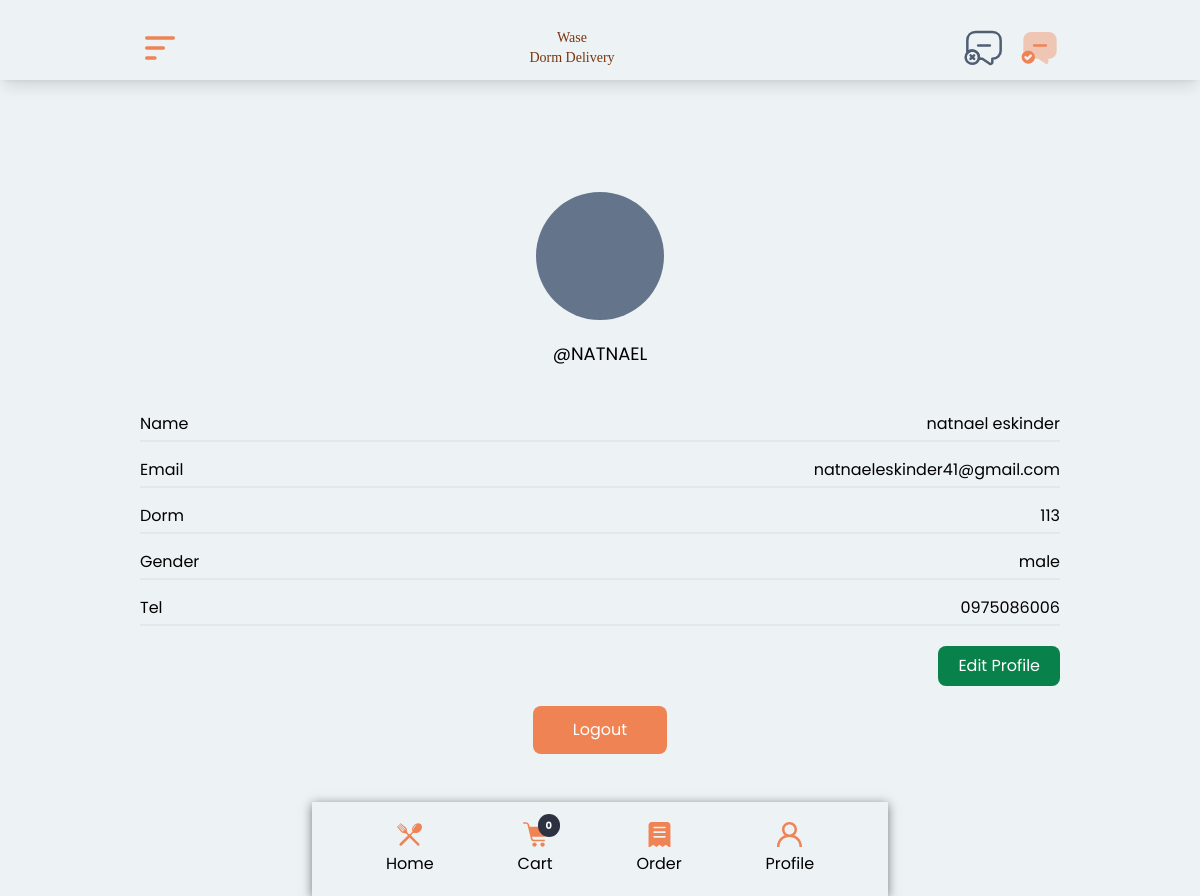
The app's page /profile/ (signed in) with its own data.
### user/models.py (models this page shows, shortened)
class User(AbstractBaseUser, PermissionsMixin):
    email = models.EmailField()
    username = models.CharField(max_length=100, unique=True)
    dorm_number = models.CharField(max_length=50, blank=True, null=True)
    gender = models.CharField(max_length=10, choices=[('male', 'Male'), ('female', 'Female')], blank=False, null=True)
    full_name = models.CharField(max_length=200, blank=True, null=True)
    profile_picture = models.ImageField(upload_to='user/photos/', null=True, blank=True)
    phone_number = models.CharField(max_length=20, blank=False, null=True)
    CUSTOMER = 'customer'
    RESTAURANT_OWNER = 'restaurant_owner'
    DELIVERY_PERSON = 'delivery_person'
    ADMIN = 'admin'
    USER_ROLES = [
        (CUSTOMER, 'Customer'),
        (RESTAURANT_OWNER, 'Restaurant Owner'),
        (DELIVERY_PERSON, 'Delivery Person'),
        (ADMIN, 'Admin'),
    ]
    role = models.CharField(max_length=20, choices=USER_ROLES, default=CUSTOMER)
    is_active = models.BooleanField(default=True)
    is_staff = models.BooleanField(default=False)
    objects = CustomUserManager()
    USERNAME_FIELD = 'username'
    REQUIRED_FIELDS = ['email', 'dorm_number', 'gender', 'full_name', 'profile_picture', 'phone_number']

### user/views.py (the view)
# urls.py: path('profile/', views.user_profile, name='user_profile'),
@login_required
def user_profile(request):
    profile = request.user  # Use the/profile/ user instance directly
    return render(request, 'user/user_profile.html', {'profile': profile})

### order/context_processors.py (called while the page is built)
def cart_length(request):
    if request.user.is_authenticated:
        cart_items = CartItem.objects.filter(user=request.user)
        cart_length = cart_items.count()  # Calculate the number of items in the cart
    else:
        cart_length = 0
    return {'cart_length': cart_length}

### user/templates/user/user_profile.html (shortened to what this page needs)
{% extends 'user/base.html' %}
{% load static %}
{% block content %}
<div class="h-screen w-screen mt-24 flex justify-start items-center flex-col padd">
  {% if user.profile_picture %}
  <div style="background-image: url('{{ user.profile_picture.url }}')" class="w-32 h-32 bg-top bg-cover  rounded-full bg-slate-500 mt-24 "></div>
{% else %}
  <div class=" flex mt-24  justify-center items-center w-32 h-32 bg-top bg-cover  rounded-full bg-slate-500 mt-24 ">
      <span class="text-gray-600 text-2xl">+</span>
  </div>
{% endif %}
  <div class="text-center mt-5 uppercase text-lg">@{{ profile.username }}</div>
  <div class=" flex w-full justify-between   mt-10 border-b-2 py-1 ">
      <div>
          Name
      </div>
      <div>
        {{ profile.full_name }}
      </div>
  </div>
  <div class=" flex w-full justify-between   mt-3 border-b-2 py-1 ">
    <div>
        Email
    </div>
    <div>
      {{ profile.email }}
    </div>
</div>
  <div class=" flex w-full justify-between   mt-3 border-b-2 py-1 ">
      <div>
          Dorm
      </div>
      <div>
        {{ profile.dorm_number }}
      </div>
  </div>
  <div class=" flex w-full justify-between   mt-3 border-b-2 py-1 ">
      <div>
          Gender
      </div>
      <div>
        {{ profile.gender }}
      </div>
  </div>
  <div class=" flex w-full justify-between   mt-3 border-b-2 py-1 ">
      <div>
          Tel
      </div>
      <div>
          {{ profile.phone_number }}
      </div>
  </div>
  <a style="background: #09814a; color: #fff;" href="{% url 'edit_profile' %}" class="bg-yellow-200 px-5 py-2 rounded-lg capitalize ml-auto mt-5">Edit Profile</a>
  <form class="" action="{% url 'logout' %}" method="post">
    <button style="background: #ef8354; color: #fff;" class="bg-red-500 px-10 py-3 mt-5 rounded-lg text-white" type="submit">Logout</button>
</form>
</div>
{% endblock %}

### static/user/style.css (style rules this page uses)
* { font-family: "Poppins", sans-serif; }
.padd { padding-left: 24px ; padding-right: 24px ; }
@media (min-width : 500px) { .padd { padding-left: 32px ; padding-right: 32px ; } }
@media (min-width : 700px) { .padd { padding-left: 50px ; padding-right: 50px ; } }
@media (min-width : 1000px) { .padd { padding-left: 90px ; padding-right: 90px ; } }
@media (min-width : 1200px) { .padd { padding-left: 140px ; padding-right: 140px ; } }

### records on screen
User: username "NATNAEL", full_name "natnael eskinder", email "natnaeleskinder41@gmail.com", dorm_number "113", gender "male", phone_number "0975086006"

### other values on screen
{{ cart_length }} "0"
